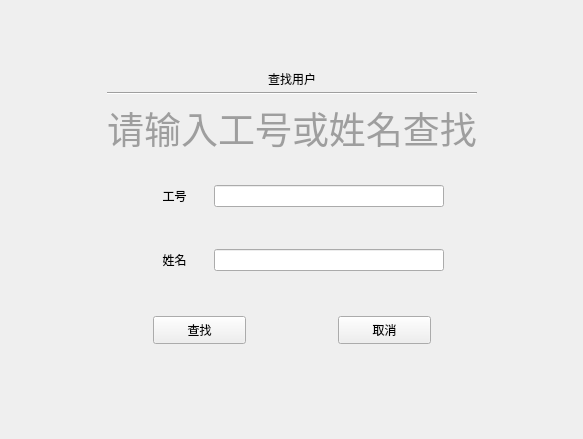
<?xml version="1.0" encoding="UTF-8"?>
<ui version="4.0">
 <class>ui_user_search_dialog</class>
 <widget class="QMainWindow" name="ui_user_search_dialog">
  <property name="geometry">
   <rect>
    <x>0</x>
    <y>0</y>
    <width>583</width>
    <height>439</height>
   </rect>
  </property>
  <property name="focusPolicy">
   <enum>Qt::StrongFocus</enum>
  </property>
  <property name="windowTitle">
   <string>MainWindow</string>
  </property>
  <widget class="QWidget" name="centralwidget">
   <layout class="QGridLayout" name="gridLayout">
    <property name="leftMargin">
     <number>0</number>
    </property>
    <property name="topMargin">
     <number>0</number>
    </property>
    <property name="rightMargin">
     <number>0</number>
    </property>
    <property name="bottomMargin">
     <number>0</number>
    </property>
    <property name="spacing">
     <number>0</number>
    </property>
    <item row="0" column="1">
     <spacer name="verticalSpacer">
      <property name="orientation">
       <enum>Qt::Vertical</enum>
      </property>
      <property name="sizeHint" stdset="0">
       <size>
        <width>20</width>
        <height>54</height>
       </size>
      </property>
     </spacer>
    </item>
    <item row="1" column="0">
     <spacer name="horizontalSpacer_6">
      <property name="orientation">
       <enum>Qt::Horizontal</enum>
      </property>
      <property name="sizeHint" stdset="0">
       <size>
        <width>72</width>
        <height>20</height>
       </size>
      </property>
     </spacer>
    </item>
    <item row="1" column="1">
     <widget class="QFrame" name="user_search_dialog_frame">
      <property name="frameShape">
       <enum>QFrame::NoFrame</enum>
      </property>
      <property name="frameShadow">
       <enum>QFrame::Raised</enum>
      </property>
      <property name="lineWidth">
       <number>1</number>
      </property>
      <layout class="QVBoxLayout" name="verticalLayout_2" stretch="1,0,0,1,0,1,0,1,1">
       <property name="leftMargin">
        <number>0</number>
       </property>
       <property name="topMargin">
        <number>0</number>
       </property>
       <property name="rightMargin">
        <number>0</number>
       </property>
       <property name="bottomMargin">
        <number>0</number>
       </property>
       <item>
        <widget class="QWidget" name="widget_4" native="true">
         <layout class="QVBoxLayout" name="verticalLayout">
          <property name="spacing">
           <number>0</number>
          </property>
          <property name="leftMargin">
           <number>0</number>
          </property>
          <property name="topMargin">
           <number>0</number>
          </property>
          <property name="rightMargin">
           <number>0</number>
          </property>
          <property name="bottomMargin">
           <number>0</number>
          </property>
          <item>
           <widget class="QLabel" name="edt_title_label">
            <property name="focusPolicy">
             <enum>Qt::StrongFocus</enum>
            </property>
            <property name="layoutDirection">
             <enum>Qt::LeftToRight</enum>
            </property>
            <property name="text">
             <string>&lt;html&gt;&lt;head/&gt;&lt;body&gt;&lt;p align=&quot;center&quot;&gt;查找用户&lt;/p&gt;&lt;/body&gt;&lt;/html&gt;</string>
            </property>
           </widget>
          </item>
          <item>
           <widget class="Line" name="edt_frame">
            <property name="orientation">
             <enum>Qt::Horizontal</enum>
            </property>
           </widget>
          </item>
         </layout>
        </widget>
       </item>
       <item>
        <widget class="QLabel" name="information_label">
         <property name="text">
          <string>&lt;html&gt;&lt;head/&gt;&lt;body&gt;&lt;p align=&quot;center&quot;&gt;&lt;span style=&quot; font-size:28pt; color:#9e9e9e;&quot;&gt;请输入工号或姓名查找&lt;/span&gt;&lt;/p&gt;&lt;/body&gt;&lt;/html&gt;</string>
         </property>
        </widget>
       </item>
       <item>
        <spacer name="verticalSpacer_3">
         <property name="orientation">
          <enum>Qt::Vertical</enum>
         </property>
         <property name="sizeHint" stdset="0">
          <size>
           <width>20</width>
           <height>20</height>
          </size>
         </property>
        </spacer>
       </item>
       <item>
        <widget class="QWidget" name="widget" native="true">
         <layout class="QHBoxLayout" name="horizontalLayout" stretch="1,2,4,1">
          <property name="leftMargin">
           <number>0</number>
          </property>
          <property name="topMargin">
           <number>0</number>
          </property>
          <property name="rightMargin">
           <number>0</number>
          </property>
          <property name="bottomMargin">
           <number>0</number>
          </property>
          <item>
           <spacer name="horizontalSpacer_2">
            <property name="orientation">
             <enum>Qt::Horizontal</enum>
            </property>
            <property name="sizeHint" stdset="0">
             <size>
              <width>19</width>
              <height>20</height>
             </size>
            </property>
           </spacer>
          </item>
          <item>
           <widget class="QLabel" name="edt_item_label_1">
            <property name="text">
             <string>&lt;html&gt;&lt;head/&gt;&lt;body&gt;&lt;p align=&quot;center&quot;&gt;工号&lt;/p&gt;&lt;/body&gt;&lt;/html&gt;</string>
            </property>
           </widget>
          </item>
          <item>
           <widget class="QLineEdit" name="edt_item_1">
            <property name="minimumSize">
             <size>
              <width>230</width>
              <height>0</height>
             </size>
            </property>
            <property name="maximumSize">
             <size>
              <width>230</width>
              <height>16777215</height>
             </size>
            </property>
           </widget>
          </item>
          <item>
           <spacer name="horizontalSpacer_9">
            <property name="orientation">
             <enum>Qt::Horizontal</enum>
            </property>
            <property name="sizeHint" stdset="0">
             <size>
              <width>19</width>
              <height>20</height>
             </size>
            </property>
           </spacer>
          </item>
         </layout>
        </widget>
       </item>
       <item>
        <spacer name="verticalSpacer_6">
         <property name="orientation">
          <enum>Qt::Vertical</enum>
         </property>
         <property name="sizeHint" stdset="0">
          <size>
           <width>20</width>
           <height>30</height>
          </size>
         </property>
        </spacer>
       </item>
       <item>
        <widget class="QWidget" name="widget_2" native="true">
         <layout class="QHBoxLayout" name="horizontalLayout_2" stretch="1,2,4,1">
          <property name="leftMargin">
           <number>0</number>
          </property>
          <property name="topMargin">
           <number>0</number>
          </property>
          <property name="rightMargin">
           <number>0</number>
          </property>
          <property name="bottomMargin">
           <number>0</number>
          </property>
          <item>
           <spacer name="horizontalSpacer">
            <property name="orientation">
             <enum>Qt::Horizontal</enum>
            </property>
            <property name="sizeHint" stdset="0">
             <size>
              <width>19</width>
              <height>20</height>
             </size>
            </property>
           </spacer>
          </item>
          <item>
           <widget class="QLabel" name="edt_item_label_2">
            <property name="text">
             <string>&lt;html&gt;&lt;head/&gt;&lt;body&gt;&lt;p align=&quot;center&quot;&gt;姓名&lt;/p&gt;&lt;/body&gt;&lt;/html&gt;</string>
            </property>
           </widget>
          </item>
          <item>
           <widget class="QLineEdit" name="edt_item_2">
            <property name="minimumSize">
             <size>
              <width>230</width>
              <height>0</height>
             </size>
            </property>
            <property name="maximumSize">
             <size>
              <width>230</width>
              <height>16777215</height>
             </size>
            </property>
            <property name="cursor">
             <cursorShape>IBeamCursor</cursorShape>
            </property>
           </widget>
          </item>
          <item>
           <spacer name="horizontalSpacer_8">
            <property name="orientation">
             <enum>Qt::Horizontal</enum>
            </property>
            <property name="sizeHint" stdset="0">
             <size>
              <width>19</width>
              <height>20</height>
             </size>
            </property>
           </spacer>
          </item>
         </layout>
        </widget>
       </item>
       <item>
        <spacer name="verticalSpacer_4">
         <property name="orientation">
          <enum>Qt::Vertical</enum>
         </property>
         <property name="sizeHint" stdset="0">
          <size>
           <width>20</width>
           <height>35</height>
          </size>
         </property>
        </spacer>
       </item>
       <item>
        <widget class="QWidget" name="widget_3" native="true">
         <layout class="QHBoxLayout" name="horizontalLayout_3" stretch="1,2,2,2,1">
          <property name="spacing">
           <number>0</number>
          </property>
          <property name="leftMargin">
           <number>0</number>
          </property>
          <property name="topMargin">
           <number>0</number>
          </property>
          <property name="rightMargin">
           <number>0</number>
          </property>
          <property name="bottomMargin">
           <number>0</number>
          </property>
          <item>
           <spacer name="horizontalSpacer_3">
            <property name="orientation">
             <enum>Qt::Horizontal</enum>
            </property>
            <property name="sizeHint" stdset="0">
             <size>
              <width>19</width>
              <height>20</height>
             </size>
            </property>
           </spacer>
          </item>
          <item>
           <widget class="QPushButton" name="edt_confirm_btn">
            <property name="sizePolicy">
             <sizepolicy hsizetype="Expanding" vsizetype="Expanding">
              <horstretch>0</horstretch>
              <verstretch>0</verstretch>
             </sizepolicy>
            </property>
            <property name="maximumSize">
             <size>
              <width>225</width>
              <height>80</height>
             </size>
            </property>
            <property name="text">
             <string>查找</string>
            </property>
           </widget>
          </item>
          <item>
           <spacer name="horizontalSpacer_4">
            <property name="orientation">
             <enum>Qt::Horizontal</enum>
            </property>
            <property name="sizeHint" stdset="0">
             <size>
              <width>41</width>
              <height>20</height>
             </size>
            </property>
           </spacer>
          </item>
          <item>
           <widget class="QPushButton" name="edt_cancel_btn">
            <property name="sizePolicy">
             <sizepolicy hsizetype="Expanding" vsizetype="Expanding">
              <horstretch>0</horstretch>
              <verstretch>0</verstretch>
             </sizepolicy>
            </property>
            <property name="maximumSize">
             <size>
              <width>225</width>
              <height>80</height>
             </size>
            </property>
            <property name="text">
             <string>取消</string>
            </property>
           </widget>
          </item>
          <item>
           <spacer name="horizontalSpacer_5">
            <property name="orientation">
             <enum>Qt::Horizontal</enum>
            </property>
            <property name="sizeHint" stdset="0">
             <size>
              <width>19</width>
              <height>20</height>
             </size>
            </property>
           </spacer>
          </item>
         </layout>
        </widget>
       </item>
       <item>
        <spacer name="verticalSpacer_5">
         <property name="orientation">
          <enum>Qt::Vertical</enum>
         </property>
         <property name="sizeHint" stdset="0">
          <size>
           <width>20</width>
           <height>50</height>
          </size>
         </property>
        </spacer>
       </item>
      </layout>
     </widget>
    </item>
    <item row="2" column="1">
     <spacer name="verticalSpacer_2">
      <property name="orientation">
       <enum>Qt::Vertical</enum>
      </property>
      <property name="sizeHint" stdset="0">
       <size>
        <width>20</width>
        <height>40</height>
       </size>
      </property>
     </spacer>
    </item>
    <item row="1" column="2">
     <spacer name="horizontalSpacer_7">
      <property name="orientation">
       <enum>Qt::Horizontal</enum>
      </property>
      <property name="sizeHint" stdset="0">
       <size>
        <width>72</width>
        <height>20</height>
       </size>
      </property>
     </spacer>
    </item>
   </layout>
  </widget>
 </widget>
 <resources/>
 <connections/>
</ui>
